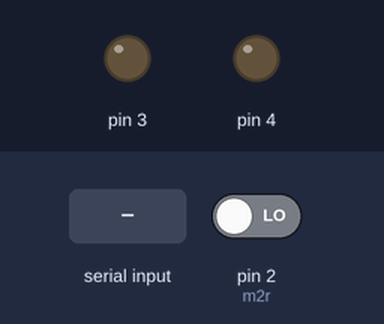
A sketch run on a simulated Arduino Uno, built with avr-gcc and run on an emulated ATmega328P. Shown: output pins drawn as LEDs (lit = HIGH). The test bench sets the inputs (shaded band); at power-on: pin 2 (m2r) LOW. What the sketch prints to the serial monitor is not drawn.

Above: at 1.2 s.
1.3 s: "1" received over Serial
At 3.3 s:
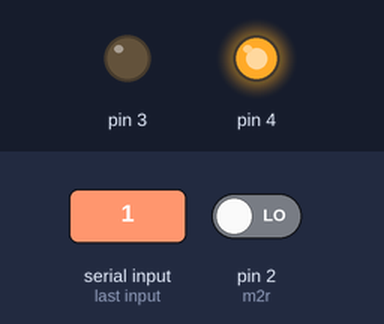
4.0 s: byte 0 (0) received over Serial
At 5.1 s:
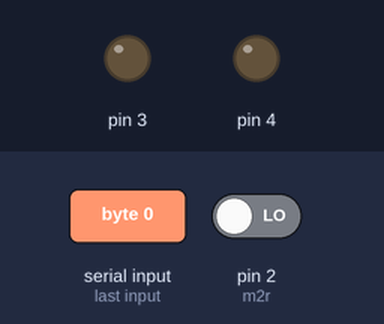
5.8 s: "0" received over Serial
At 6.5 s:
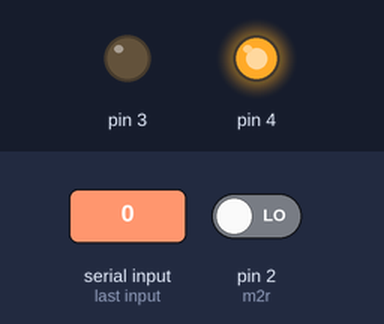
Timing chart, 0 to 8.8 s (numbered marks = the images above; inputs shaded):
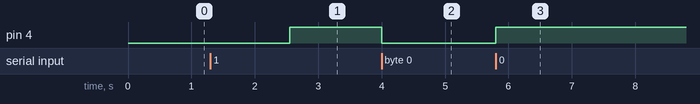

The sketch:

resultado_pruebas.ino
```cpp
#define pulxrev 60
#define pipi 3.1416

int encoder1=0;//Analogico 1
int encoder2=0;//Analogico 0
int cambio=0;
int dir=0;
///////////////////////////////////////////
unsigned long startTime;
unsigned long elapsedTime;
unsigned long oldTime;
unsigned long lastTime;

double Input, Output, Setpoint_m1;
double freq_pulsos;
double freq;
double errSum =0;
double dInput =0;
double lastInput=0;
double kp,ki,kd;
int referencia=0;
long carrera=0;
int max_dutty=0;
int ref_ant=0;
long car_ant=0;
double velocidad;
int SampleTime = 10;
int val;
int repetidor;

void Compute()
{
  unsigned long now = millis();
  int timeChange = (now - lastTime);
  if(timeChange>=SampleTime)
  {
  // Calcula todas las variables de errores.

  double error = referencia-velocidad;

  errSum += error;

  double dInput = (velocidad - lastInput);

  // Calculamos la función de salida del PID.
  Output=  kp * error + ki * errSum - kd * dInput;

  //saturacion
  if(Output<0) Output=0;
  if(Output>100) Output=100;
  Output=(Output*255)/100;

  // Guardamos el valor de algunas variables para el próximo ciclo de cálculo.
  lastInput = velocidad;

  lastTime = now;

      repetidor++;

       if(repetidor == 3)
      {
        Serial.print((char)referencia);
        Serial.print((char)velocidad);
        repetidor = 0;
      }
  }
}

void SetTunings(double Kp, double Ki, double Kd)
{
double SampleTimeInSec = ((double)SampleTime)/1000;
kp = Kp;
ki = Ki * SampleTimeInSec;
kd = Kd / SampleTimeInSec;
}


void setup() {
  // initialize both serial ports:
  Serial.begin(115200);
 //pines motor
  pinMode(2, INPUT);   //m2r
  //attachInterrupt(0, blink, CHANGE); //pin2
  //SetTunings(5, 4, 0); //kp,ki,kd
  //SetTunings(6, 5, 0); //kp,ki,kd
  //SetTunings(6.5, 5.5, 0); //kp,ki,kd

  attachInterrupt(0, blink, RISING); //pin2
  elapsedTime=0;
  referencia=0;
}


void loop() {

    if(Serial.available()>0)
  {
    referencia =Serial.read();

    referencia = map(referencia,20,250,4,57);

    if(referencia <=10) {
    SampleTime = 2;
    SetTunings(0.1, 4, 0); //kp,ki,kd

    }
    else {
    SampleTime = 15;
    SetTunings(0.2, 8, 0); //kp,ki,kd
    }

  }

    Compute();

     if(referencia == 0){
     analogWrite(4,0);
     analogWrite(3,0);
     }
     else{
     analogWrite(4,Output);
     analogWrite(3,0);
     }


}

void blink()
{
  if(digitalRead(9)==LOW)  encoder1+=1;
  else encoder1-=1;

  elapsedTime= micros() - oldTime;
  oldTime = micros();
  freq_pulsos = 1000000/elapsedTime;
  freq = freq_pulsos/60; //rev/seg
  velocidad = freq ;//RPM
  //velocidad= 2*pipi*freq; //2*pi*f , es la velocidad angular
 // velocidad=map(elapsedTime,200,4000,250,10);
  /* if(elapsedTime>=1415 && elapsedTime < 4000) velocidad=-0.0105*elapsedTime+50;
   else if (elapsedTime>=519 && elapsedTime < 1415)velocidad=-0.0838*elapsedTime+153.76;
   else if (elapsedTime>=0 && elapsedTime < 519)velocidad=-0.574*elapsedTime+408.16;
   else velocidad=0; */

}
```

Measured:
- after the input at 1.3 s, pin 4: LOW → HIGH after 1.2 s
- after the input at 4.0 s, pin 4: HIGH → LOW at once
- after the input at 5.8 s, pin 4: LOW → HIGH at once
